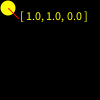
Frame 1 (no input)
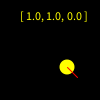
Frame 60 (the mouse pressed at the canvas centre just before this capture)
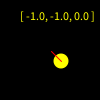
Frame 120 (the mouse held since frame 60 and released just before this capture)

The Processing sketch that drew these frames (run headless with seeded random() and noise(); from frame 60 on, the mouse is pressed at the canvas centre):

// Processing sketch: ball_flying_stuff
// ── ball_flying_stuff.pde
PVector pos = new PVector(4,0);

PVector vec = new PVector(1,1);

int size = 15;

void setup(){
  pos.y = size /2;
  pos.x = size/2;
  
  
}

void draw(){
  
  background(0);
  pos.x += vec.x;
  pos.y += vec.y;
  
  //collision Checking
  var h = size/2;
  if (pos.x + h > width) vec.x*=-1;
  if (pos.x < 0)vec.x*=-1;
  if (pos.y + h > height)vec.y*=-1;
  if (pos.y - h < 0) vec.y*=-1;
  
  
  
  rectMode(CENTER);
  noStroke();
  fill(255,255,0);
  ellipse(pos.x,pos.y,size,size);
  stroke(255,0,0);
  
  PVector tvec = new PVector(vec.x,vec.y);
  tvec.mult(10);
  line(pos.x,pos.y,pos.x+tvec.x,pos.y+tvec.y);
  
  text(""+vec,20,20);
  
}
void keyPressed()

{
if (keyCode == LEFT) vec.x--;
if (keyCode == RIGHT)vec.x++;
if (keyCode == UP)vec.y--;
if (keyCode == DOWN)vec.y++;
}
